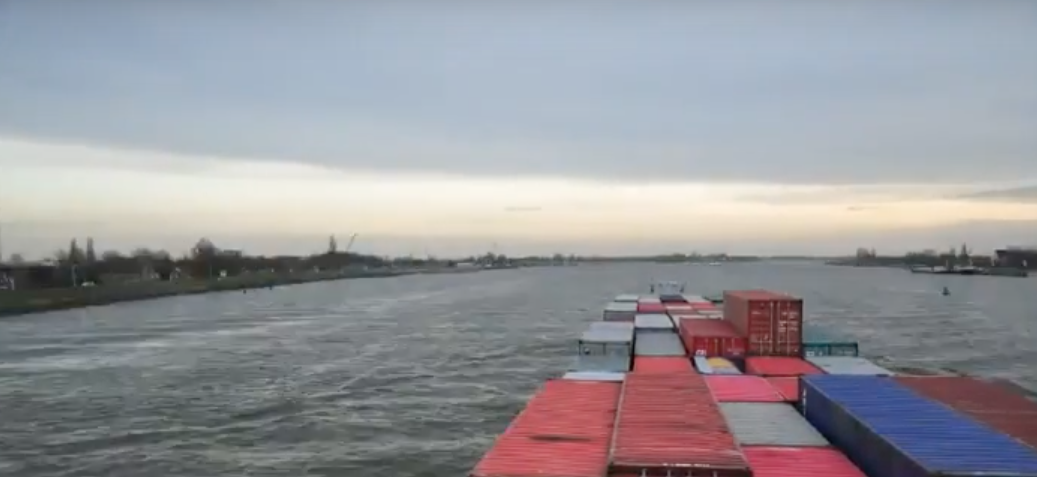
#> input picture Michiel/Notebooks/images/test_1.png, 1037 x 477 px, found by its file name
$ jupyter execute pixel_walker_V2.ipynb
#> lines starting #> are read from the running program, lines starting #| are printed output that depends on the picture
[cell 1]
import matplotlib.pyplot as plt
import numpy as np
from PIL import Image

[cell 2]
# inladen van de image en vertalen naar een array van rgb waardes
image = Image.open('resources/images/test_1.png', 'r').convert('RGB')
image_data = np.array(image.getdata()).reshape((image.height, image.width, 3))
Y_POS = 290
X_START = 550
SAMPLE_SIZE = 8

[cell 3]
# vertalen van ruwe data naar een gemiddelde door de sample te slicen, en de mean van de waars
def get_average(data, x, y, size):
#> called with x = 400, y = 290, size = 16
    start_x = max(int(y - size / 2), 0)
    start_y = max(int(x - size / 2), 0)
    end_x = min(int(y + size / 2), data.shape[1])
#> end_x = 298
    end_y = min(int(x + size / 2), data.shape[1])
#> end_y = 408
    samples = data[start_x:end_x, start_y:end_y]
    sample_stream = samples.transpose(2, 0, 1).reshape(3, -1)
    return np.mean(sample_stream, axis=1)

baseline = get_average(image_data, 400, Y_POS, 16)
#> baseline = [135.5, 141.3, 145.1]

[cell 4]
plt.subplot(2, 1, 1)
plt.imshow(image_data, aspect='auto')
plt.hlines([Y_POS], xmin=0, xmax=image.width, colors=['orange'])
plt.margins(x=0)
plt.title('Sample image')
# loop die loopt van pos 400x300 naar 200x300
average_pixel_values = []
distances_to_baseline = []
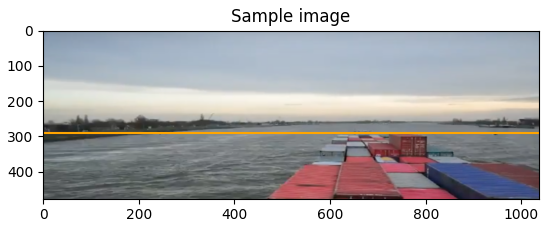
#> figure drawn by matplotlib, 1 panel

[cell 5]
for i in range(0, image.width, 1):
    y = Y_POS
    average = get_average(image_data, i, y, SAMPLE_SIZE)
    average_pixel_values.append(average)
    distances_to_baseline.append(np.linalg.norm(average - baseline))
#> this loop made 1037 passes
#> average on passes 1 to 3: [59.69, 61.88, 60], [60.35, 62.55, 60.7], [60.77, 62.94, 61.06]
#> after the loop, average_pixel_values = 1037 items, first 6: [59.69, 61.88, 60], [60.35, 62.55, 60.7], [60.77, 62.94, 61.06], [60.66, 62.79, 60.93], [60.09, 62.2, 60.36], [59.22, 61.27, 59.47]; distances_to_baseline = 1037 values, max 163.6 at index 40, min 0.41 at index 435, mean 45.86

average_pixel_rgb = np.transpose(average_pixel_values)

[cell 6]
plt.subplot(2, 1, 2)
# [4 lines of commented-out code are left out]
plt.plot(distances_to_baseline)
# plt.legend(loc='lower right')

plt.title('Difference in color value (y = {}, sample_size = {})'.format(Y_POS, SAMPLE_SIZE))
plt.ylabel('Euclidean distance')
plt.xlabel('x position of sample pixel')
plt.margins(x=0)

plt.show()
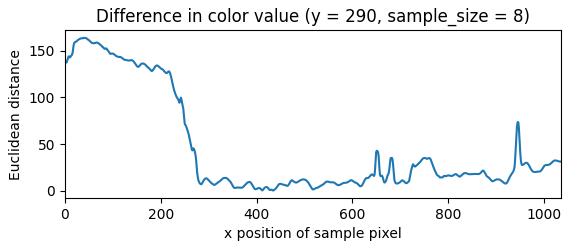
#> figure drawn by matplotlib, 1 panel; curve peaks at x = 40, y = 163.6
plt.close()
